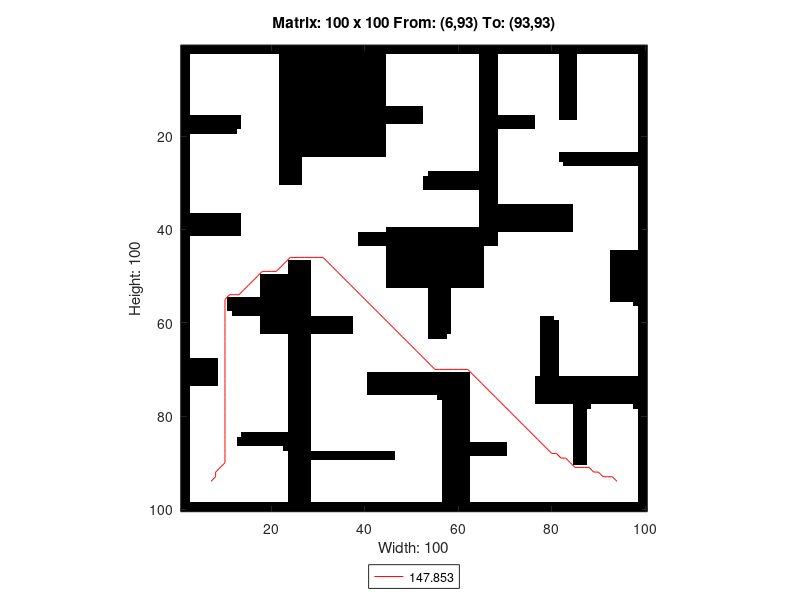

This figure's MATLAB source:
A=[0 0 0 0 0 0 0 0 0 0 0 0 0 0 0 0 0 0 0 0 0 0 0 0 0 0 0 0 0 0 0 0 0 0 0 0 0 0 0 0 0 0 0 0 0 0 0 0 0 0 0 0 0 0 0 0 0 0 0 0 0 0 0 0 0 0 0 0 0 0 0 0 0 0 0 0 0 0 0 0 0 0 0 0 0 0 0 0 0 0 0 0 0 0 0 0 0 0 0 0 ;
0 0 0 0 0 0 0 0 0 0 0 0 0 0 0 0 0 0 0 0 0 0 0 0 0 0 0 0 0 0 0 0 0 0 0 0 0 0 0 0 0 0 0 0 0 0 0 0 0 0 0 0 0 0 0 0 0 0 0 0 0 0 0 0 0 0 0 0 0 0 0 0 0 0 0 0 0 0 0 0 0 0 0 0 0 0 0 0 0 0 0 0 0 0 0 0 0 0 0 0 ;
0 0 1 1 1 1 1 1 1 1 1 1 1 1 1 1 1 1 1 1 1 0 0 0 0 0 0 0 0 0 0 0 0 0 0 0 0 0 0 0 0 0 0 0 1 1 1 1 1 1 1 1 1 1 1 1 1 1 1 1 1 1 1 1 0 0 0 0 1 1 1 1 1 1 1 1 1 1 1 1 1 0 0 0 0 1 1 1 1 1 1 1 1 1 1 1 1 1 0 0 ;
0 0 1 1 1 1 1 1 1 1 1 1 1 1 1 1 1 1 1 1 1 0 0 0 0 0 0 0 0 0 0 0 0 0 0 0 0 0 0 0 0 0 0 0 1 1 1 1 1 1 1 1 1 1 1 1 1 1 1 1 1 1 1 1 0 0 0 0 1 1 1 1 1 1 1 1 1 1 1 1 1 0 0 0 0 1 1 1 1 1 1 1 1 1 1 1 1 1 0 0 ;
0 0 1 1 1 1 1 1 1 1 1 1 1 1 1 1 1 1 1 1 1 0 0 0 0 0 0 0 0 0 0 0 0 0 0 0 0 0 0 0 0 0 0 0 1 1 1 1 1 1 1 1 1 1 1 1 1 1 1 1 1 1 1 1 0 0 0 0 1 1 1 1 1 1 1 1 1 1 1 1 1 0 0 0 0 1 1 1 1 1 1 1 1 1 1 1 1 1 0 0 ;
0 0 1 1 1 1 1 1 1 1 1 1 1 1 1 1 1 1 1 1 1 0 0 0 0 0 0 0 0 0 0 0 0 0 0 0 0 0 0 0 0 0 0 0 1 1 1 1 1 1 1 1 1 1 1 1 1 1 1 1 1 1 1 1 0 0 0 0 1 1 1 1 1 1 1 1 1 1 1 1 1 0 0 0 0 1 1 1 1 1 1 1 1 1 1 1 1 1 0 0 ;
0 0 1 1 1 1 1 1 1 1 1 1 1 1 1 1 1 1 1 1 1 0 0 0 0 0 0 0 0 0 0 0 0 0 0 0 0 0 0 0 0 0 0 0 1 1 1 1 1 1 1 1 1 1 1 1 1 1 1 1 1 1 1 1 0 0 0 0 1 1 1 1 1 1 1 1 1 1 1 1 1 0 0 0 0 1 1 1 1 1 1 1 1 1 1 1 1 1 0 0 ;
0 0 1 1 1 1 1 1 1 1 1 1 1 1 1 1 1 1 1 1 1 0 0 0 0 0 0 0 0 0 0 0 0 0 0 0 0 0 0 0 0 0 0 0 1 1 1 1 1 1 1 1 1 1 1 1 1 1 1 1 1 1 1 1 0 0 0 0 1 1 1 1 1 1 1 1 1 1 1 1 1 0 0 0 0 1 1 1 1 1 1 1 1 1 1 1 1 1 0 0 ;
0 0 1 1 1 1 1 1 1 1 1 1 1 1 1 1 1 1 1 1 1 0 0 0 0 0 0 0 0 0 0 0 0 0 0 0 0 0 0 0 0 0 0 0 1 1 1 1 1 1 1 1 1 1 1 1 1 1 1 1 1 1 1 1 0 0 0 0 1 1 1 1 1 1 1 1 1 1 1 1 1 0 0 0 0 1 1 1 1 1 1 1 1 1 1 1 1 1 0 0 ;
0 0 1 1 1 1 1 1 1 1 1 1 1 1 1 1 1 1 1 1 1 0 0 0 0 0 0 0 0 0 0 0 0 0 0 0 0 0 0 0 0 0 0 0 1 1 1 1 1 1 1 1 1 1 1 1 1 1 1 1 1 1 1 1 0 0 0 0 1 1 1 1 1 1 1 1 1 1 1 1 1 0 0 0 0 1 1 1 1 1 1 1 1 1 1 1 1 1 0 0 ;
0 0 1 1 1 1 1 1 1 1 1 1 1 1 1 1 1 1 1 1 1 0 0 0 0 0 0 0 0 0 0 0 0 0 0 0 0 0 0 0 0 0 0 0 1 1 1 1 1 1 1 1 1 1 1 1 1 1 1 1 1 1 1 1 0 0 0 0 1 1 1 1 1 1 1 1 1 1 1 1 1 0 0 0 0 1 1 1 1 1 1 1 1 1 1 1 1 1 0 0 ;
0 0 1 1 1 1 1 1 1 1 1 1 1 1 1 1 1 1 1 1 1 0 0 0 0 0 0 0 0 0 0 0 0 0 0 0 0 0 0 0 0 0 0 0 1 1 1 1 1 1 1 1 1 1 1 1 1 1 1 1 1 1 1 1 0 0 0 0 1 1 1 1 1 1 1 1 1 1 1 1 1 0 0 0 0 1 1 1 1 1 1 1 1 1 1 1 1 1 0 0 ;
0 0 1 1 1 1 1 1 1 1 1 1 1 1 1 1 1 1 1 1 1 0 0 0 0 0 0 0 0 0 0 0 0 0 0 0 0 0 0 0 0 0 0 0 1 1 1 1 1 1 1 1 1 1 1 1 1 1 1 1 1 1 1 1 0 0 0 0 1 1 1 1 1 1 1 1 1 1 1 1 1 0 0 0 0 1 1 1 1 1 1 1 1 1 1 1 1 1 0 0 ;
0 0 1 1 1 1 1 1 1 1 1 1 1 1 1 1 1 1 1 1 1 0 0 0 0 0 0 0 0 0 0 0 0 0 0 0 0 0 0 0 0 0 0 0 0 0 0 0 0 0 0 0 1 1 1 1 1 1 1 1 1 1 1 1 0 0 0 0 1 1 1 1 1 1 1 1 1 1 1 1 1 0 0 0 0 1 1 1 1 1 1 1 1 1 1 1 1 1 0 0 ;
0 0 1 1 1 1 1 1 1 1 1 1 1 1 1 1 1 1 1 1 1 0 0 0 0 0 0 0 0 0 0 0 0 0 0 0 0 0 0 0 0 0 0 0 0 0 0 0 0 0 0 0 1 1 1 1 1 1 1 1 1 1 1 1 0 0 0 0 1 1 1 1 1 1 1 1 1 1 1 1 1 0 0 0 0 1 1 1 1 1 1 1 1 1 1 1 1 1 0 0 ;
0 0 0 0 0 0 0 0 0 0 0 0 0 1 1 1 1 1 1 1 1 0 0 0 0 0 0 0 0 0 0 0 0 0 0 0 0 0 0 0 0 0 0 0 0 0 0 0 0 0 0 0 1 1 1 1 1 1 1 1 1 1 1 1 0 0 0 0 0 0 0 0 0 0 0 0 1 1 1 1 1 0 0 0 0 1 1 1 1 1 1 1 1 1 1 1 1 1 0 0 ;
0 0 0 0 0 0 0 0 0 0 0 0 0 1 1 1 1 1 1 1 1 0 0 0 0 0 0 0 0 0 0 0 0 0 0 0 0 0 0 0 0 0 0 0 0 0 0 0 0 0 0 0 1 1 1 1 1 1 1 1 1 1 1 1 0 0 0 0 0 0 0 0 0 0 0 0 1 1 1 1 1 1 1 1 1 1 1 1 1 1 1 1 1 1 1 1 1 1 0 0 ;
0 0 0 0 0 0 0 0 0 0 0 0 0 1 1 1 1 1 1 1 1 0 0 0 0 0 0 0 0 0 0 0 0 0 0 0 0 0 0 0 0 0 0 0 1 1 1 1 1 1 1 1 1 1 1 1 1 1 1 1 1 1 1 1 0 0 0 0 0 0 0 0 0 0 0 0 1 1 1 1 1 1 1 1 1 1 1 1 1 1 1 1 1 1 1 1 1 1 0 0 ;
0 0 0 0 0 0 0 0 0 0 0 0 1 1 1 1 1 1 1 1 1 0 0 0 0 0 0 0 0 0 0 0 0 0 0 0 0 0 0 0 0 0 0 0 1 1 1 1 1 1 1 1 1 1 1 1 1 1 1 1 1 1 1 1 0 0 0 0 1 1 1 1 1 1 1 1 1 1 1 1 1 1 1 1 1 1 1 1 1 1 1 1 1 1 1 1 1 1 0 0 ;
0 0 1 1 1 1 1 1 1 1 1 1 1 1 1 1 1 1 1 1 1 0 0 0 0 0 0 0 0 0 0 0 0 0 0 0 0 0 0 0 0 0 0 0 1 1 1 1 1 1 1 1 1 1 1 1 1 1 1 1 1 1 1 1 0 0 0 0 1 1 1 1 1 1 1 1 1 1 1 1 1 1 1 1 1 1 1 1 1 1 1 1 1 1 1 1 1 1 0 0 ;
0 0 1 1 1 1 1 1 1 1 1 1 1 1 1 1 1 1 1 1 1 0 0 0 0 0 0 0 0 0 0 0 0 0 0 0 0 0 0 0 0 0 0 0 1 1 1 1 1 1 1 1 1 1 1 1 1 1 1 1 1 1 1 1 0 0 0 0 1 1 1 1 1 1 1 1 1 1 1 1 1 1 1 1 1 1 1 1 1 1 1 1 1 1 1 1 1 1 0 0 ;
0 0 1 1 1 1 1 1 1 1 1 1 1 1 1 1 1 1 1 1 1 0 0 0 0 0 0 0 0 0 0 0 0 0 0 0 0 0 0 0 0 0 0 0 1 1 1 1 1 1 1 1 1 1 1 1 1 1 1 1 1 1 1 1 0 0 0 0 1 1 1 1 1 1 1 1 1 1 1 1 1 1 1 1 1 1 1 1 1 1 1 1 1 1 1 1 1 1 0 0 ;
0 0 1 1 1 1 1 1 1 1 1 1 1 1 1 1 1 1 1 1 1 0 0 0 0 0 0 0 0 0 0 0 0 0 0 0 0 0 0 0 0 0 0 0 1 1 1 1 1 1 1 1 1 1 1 1 1 1 1 1 1 1 1 1 0 0 0 0 1 1 1 1 1 1 1 1 1 1 1 1 1 1 1 1 1 1 1 1 1 1 1 1 1 1 1 1 1 1 0 0 ;
0 0 1 1 1 1 1 1 1 1 1 1 1 1 1 1 1 1 1 1 1 0 0 0 0 0 0 0 0 0 0 0 0 0 0 0 0 0 0 0 0 0 0 0 1 1 1 1 1 1 1 1 1 1 1 1 1 1 1 1 1 1 1 1 0 0 0 0 1 1 1 1 1 1 1 1 1 1 1 1 1 0 0 0 0 0 0 0 0 0 0 0 0 0 0 0 0 0 0 0 ;
0 0 1 1 1 1 1 1 1 1 1 1 1 1 1 1 1 1 1 1 1 0 0 0 0 0 1 1 1 1 1 1 1 1 1 1 1 1 1 1 1 1 1 1 1 1 1 1 1 1 1 1 1 1 1 1 1 1 1 1 1 1 1 1 0 0 0 0 1 1 1 1 1 1 1 1 1 1 1 1 1 0 0 0 0 0 0 0 0 0 0 0 0 0 0 0 0 0 0 0 ;
0 0 1 1 1 1 1 1 1 1 1 1 1 1 1 1 1 1 1 1 1 0 0 0 0 0 1 1 1 1 1 1 1 1 1 1 1 1 1 1 1 1 1 1 1 1 1 1 1 1 1 1 1 1 1 1 1 1 1 1 1 1 1 1 0 0 0 0 1 1 1 1 1 1 1 1 1 1 1 1 1 1 0 0 0 0 0 0 0 0 0 0 0 0 0 0 0 0 0 0 ;
0 0 1 1 1 1 1 1 1 1 1 1 1 1 1 1 1 1 1 1 1 0 0 0 0 0 1 1 1 1 1 1 1 1 1 1 1 1 1 1 1 1 1 1 1 1 1 1 1 1 1 1 1 1 1 1 1 1 1 1 1 1 1 1 0 0 0 0 1 1 1 1 1 1 1 1 1 1 1 1 1 1 1 1 1 1 1 1 1 1 1 1 1 1 1 1 1 1 0 0 ;
0 0 1 1 1 1 1 1 1 1 1 1 1 1 1 1 1 1 1 1 1 0 0 0 0 0 1 1 1 1 1 1 1 1 1 1 1 1 1 1 1 1 1 1 1 1 1 1 1 1 1 1 1 0 0 0 0 0 0 0 0 0 0 0 0 0 0 0 1 1 1 1 1 1 1 1 1 1 1 1 1 1 1 1 1 1 1 1 1 1 1 1 1 1 1 1 1 1 0 0 ;
0 0 1 1 1 1 1 1 1 1 1 1 1 1 1 1 1 1 1 1 1 0 0 0 0 0 1 1 1 1 1 1 1 1 1 1 1 1 1 1 1 1 1 1 1 1 1 1 1 1 1 1 0 0 0 0 0 0 0 0 0 0 0 0 0 0 0 0 1 1 1 1 1 1 1 1 1 1 1 1 1 1 1 1 1 1 1 1 1 1 1 1 1 1 1 1 1 1 0 0 ;
0 0 1 1 1 1 1 1 1 1 1 1 1 1 1 1 1 1 1 1 1 0 0 0 0 0 1 1 1 1 1 1 1 1 1 1 1 1 1 1 1 1 1 1 1 1 1 1 1 1 1 1 0 0 0 0 0 0 0 0 0 0 0 0 0 0 0 0 1 1 1 1 1 1 1 1 1 1 1 1 1 1 1 1 1 1 1 1 1 1 1 1 1 1 1 1 1 1 0 0 ;
0 0 1 1 1 1 1 1 1 1 1 1 1 1 1 1 1 1 1 1 1 1 1 1 1 1 1 1 1 1 1 1 1 1 1 1 1 1 1 1 1 1 1 1 1 1 1 1 1 1 1 1 0 0 0 0 0 0 0 0 0 0 0 0 0 0 0 0 1 1 1 1 1 1 1 1 1 1 1 1 1 1 1 1 1 1 1 1 1 1 1 1 1 1 1 1 1 1 0 0 ;
0 0 1 1 1 1 1 1 1 1 1 1 1 1 1 1 1 1 1 1 1 1 1 1 1 1 1 1 1 1 1 1 1 1 1 1 1 1 1 1 1 1 1 1 1 1 1 1 1 1 1 1 1 1 1 1 1 1 1 1 1 1 1 1 0 0 0 0 1 1 1 1 1 1 1 1 1 1 1 1 1 1 1 1 1 1 1 1 1 1 1 1 1 1 1 1 1 1 0 0 ;
0 0 1 1 1 1 1 1 1 1 1 1 1 1 1 1 1 1 1 1 1 1 1 1 1 1 1 1 1 1 1 1 1 1 1 1 1 1 1 1 1 1 1 1 1 1 1 1 1 1 1 1 1 1 1 1 1 1 1 1 1 1 1 1 0 0 0 0 1 1 1 1 1 1 1 1 1 1 1 1 1 1 1 1 1 1 1 1 1 1 1 1 1 1 1 1 1 1 0 0 ;
0 0 1 1 1 1 1 1 1 1 1 1 1 1 1 1 1 1 1 1 1 1 1 1 1 1 1 1 1 1 1 1 1 1 1 1 1 1 1 1 1 1 1 1 1 1 1 1 1 1 1 1 1 1 1 1 1 1 1 1 1 1 1 1 0 0 0 0 1 1 1 1 1 1 1 1 1 1 1 1 1 1 1 1 1 1 1 1 1 1 1 1 1 1 1 1 1 1 0 0 ;
0 0 1 1 1 1 1 1 1 1 1 1 1 1 1 1 1 1 1 1 1 1 1 1 1 1 1 1 1 1 1 1 1 1 1 1 1 1 1 1 1 1 1 1 1 1 1 1 1 1 1 1 1 1 1 1 1 1 1 1 1 1 1 1 0 0 0 0 0 0 0 0 0 0 0 0 0 0 0 0 0 0 0 0 1 1 1 1 1 1 1 1 1 1 1 1 1 1 0 0 ;
0 0 1 1 1 1 1 1 1 1 1 1 1 1 1 1 1 1 1 1 1 1 1 1 1 1 1 1 1 1 1 1 1 1 1 1 1 1 1 1 1 1 1 1 1 1 1 1 1 1 1 1 1 1 1 1 1 1 1 1 1 1 1 1 0 0 0 0 0 0 0 0 0 0 0 0 0 0 0 0 0 0 0 0 1 1 1 1 1 1 1 1 1 1 1 1 1 1 0 0 ;
0 0 0 0 0 0 0 0 0 0 0 0 0 1 1 1 1 1 1 1 1 1 1 1 1 1 1 1 1 1 1 1 1 1 1 1 1 1 1 1 1 1 1 1 1 1 1 1 1 1 1 1 1 1 1 1 1 1 1 1 1 1 1 1 0 0 0 0 0 0 0 0 0 0 0 0 0 0 0 0 0 0 0 0 1 1 1 1 1 1 1 1 1 1 1 1 1 1 0 0 ;
0 0 0 0 0 0 0 0 0 0 0 0 0 1 1 1 1 1 1 1 1 1 1 1 1 1 1 1 1 1 1 1 1 1 1 1 1 1 1 1 1 1 1 1 1 1 1 1 1 1 1 1 1 1 1 1 1 1 1 1 1 1 1 1 0 0 0 0 0 0 0 0 0 0 0 0 0 0 0 0 0 0 0 0 1 1 1 1 1 1 1 1 1 1 1 1 1 1 0 0 ;
0 0 0 0 0 0 0 0 0 0 0 0 0 1 1 1 1 1 1 1 1 1 1 1 1 1 1 1 1 1 1 1 1 1 1 1 1 1 1 1 1 1 1 1 1 1 1 1 1 1 1 1 1 1 1 1 1 1 1 1 1 1 1 1 0 0 0 0 0 0 0 0 0 0 0 0 0 0 0 0 0 0 0 0 1 1 1 1 1 1 1 1 1 1 1 1 1 1 0 0 ;
0 0 0 0 0 0 0 0 0 0 0 0 0 1 1 1 1 1 1 1 1 1 1 1 1 1 1 1 1 1 1 1 1 1 1 1 1 1 1 1 1 1 1 1 0 0 0 0 0 0 0 0 0 0 0 0 0 0 0 0 0 0 0 0 0 0 0 0 0 0 0 0 0 0 0 0 0 0 0 0 0 0 0 0 1 1 1 1 1 1 1 1 1 1 1 1 1 1 0 0 ;
0 0 0 0 0 0 0 0 0 0 0 0 0 1 1 1 1 1 1 1 1 1 1 1 1 1 1 1 1 1 1 1 1 1 1 1 1 1 0 0 0 0 0 0 0 0 0 0 0 0 0 0 0 0 0 0 0 0 0 0 0 0 0 0 0 0 0 0 1 1 1 1 1 1 1 1 1 1 1 1 1 1 1 1 1 1 1 1 1 1 1 1 1 1 1 1 1 1 0 0 ;
0 0 1 1 1 1 1 1 1 1 1 1 1 1 1 1 1 1 1 1 1 1 1 1 1 1 1 1 1 1 1 1 1 1 1 1 1 1 0 0 0 0 0 0 0 0 0 0 0 0 0 0 0 0 0 0 0 0 0 0 0 0 0 0 0 0 0 0 1 1 1 1 1 1 1 1 1 1 1 1 1 1 1 1 1 1 1 1 1 1 1 1 1 1 1 1 1 1 0 0 ;
0 0 1 1 1 1 1 1 1 1 1 1 1 1 1 1 1 1 1 1 1 1 1 1 1 1 1 1 1 1 1 1 1 1 1 1 1 1 0 0 0 0 0 0 0 0 0 0 0 0 0 0 0 0 0 0 0 0 0 0 0 0 0 0 0 0 0 0 1 1 1 1 1 1 1 1 1 1 1 1 1 1 1 1 1 1 1 1 1 1 1 1 1 1 1 1 1 1 0 0 ;
0 0 1 1 1 1 1 1 1 1 1 1 1 1 1 1 1 1 1 1 1 1 1 1 1 1 1 1 1 1 1 1 1 1 1 1 1 1 1 1 1 1 1 1 0 0 0 0 0 0 0 0 0 0 0 0 0 0 0 0 0 0 0 0 0 1 1 1 1 1 1 1 1 1 1 1 1 1 1 1 1 1 1 1 1 1 1 1 1 1 1 1 1 1 1 1 1 1 0 0 ;
0 0 1 1 1 1 1 1 1 1 1 1 1 1 1 1 1 1 1 1 1 1 1 1 1 1 1 1 1 1 1 1 1 1 1 1 1 1 1 1 1 1 1 1 0 0 0 0 0 0 0 0 0 0 0 0 0 0 0 0 0 0 0 0 0 1 1 1 1 1 1 1 1 1 1 1 1 1 1 1 1 1 1 1 1 1 1 1 1 1 1 1 0 0 0 0 0 0 0 0 ;
0 0 1 1 1 1 1 1 1 1 1 1 1 1 1 1 1 1 1 1 1 1 1 1 1 1 1 1 1 1 1 1 1 1 1 1 1 1 1 1 1 1 1 1 0 0 0 0 0 0 0 0 0 0 0 0 0 0 0 0 0 0 0 0 0 1 1 1 1 1 1 1 1 1 1 1 1 1 1 1 1 1 1 1 1 1 1 1 1 1 1 1 0 0 0 0 0 0 0 0 ;
0 0 1 1 1 1 1 1 1 1 1 1 1 1 1 1 1 1 1 1 1 1 1 0 0 0 0 0 1 1 1 1 1 1 1 1 1 1 1 1 1 1 1 1 0 0 0 0 0 0 0 0 0 0 0 0 0 0 0 0 0 0 0 0 0 1 1 1 1 1 1 1 1 1 1 1 1 1 1 1 1 1 1 1 1 1 1 1 1 1 1 1 0 0 0 0 0 0 0 0 ;
0 0 1 1 1 1 1 1 1 1 1 1 1 1 1 1 1 1 1 1 1 1 1 0 0 0 0 0 1 1 1 1 1 1 1 1 1 1 1 1 1 1 1 1 0 0 0 0 0 0 0 0 0 0 0 0 0 0 0 0 0 0 0 0 0 1 1 1 1 1 1 1 1 1 1 1 1 1 1 1 1 1 1 1 1 1 1 1 1 1 1 1 0 0 0 0 0 0 0 0 ;
0 0 1 1 1 1 1 1 1 1 1 1 1 1 1 1 1 1 1 1 1 1 1 0 0 0 0 0 1 1 1 1 1 1 1 1 1 1 1 1 1 1 1 1 0 0 0 0 0 0 0 0 0 0 0 0 0 0 0 0 0 0 0 0 0 1 1 1 1 1 1 1 1 1 1 1 1 1 1 1 1 1 1 1 1 1 1 1 1 1 1 1 0 0 0 0 0 0 0 0 ;
0 0 1 1 1 1 1 1 1 1 1 1 1 1 1 1 1 0 0 0 0 0 0 0 0 0 0 0 1 1 1 1 1 1 1 1 1 1 1 1 1 1 1 1 0 0 0 0 0 0 0 0 0 0 0 0 0 0 0 0 0 0 0 0 0 1 1 1 1 1 1 1 1 1 1 1 1 1 1 1 1 1 1 1 1 1 1 1 1 1 1 1 0 0 0 0 0 0 0 0 ;
0 0 1 1 1 1 1 1 1 1 1 1 1 1 1 1 1 0 0 0 0 0 0 0 0 0 0 0 1 1 1 1 1 1 1 1 1 1 1 1 1 1 1 1 0 0 0 0 0 0 0 0 0 0 0 0 0 0 0 0 0 0 0 0 0 1 1 1 1 1 1 1 1 1 1 1 1 1 1 1 1 1 1 1 1 1 1 1 1 1 1 1 0 0 0 0 0 0 0 0 ;
0 0 1 1 1 1 1 1 1 1 1 1 1 1 1 1 1 0 0 0 0 0 0 0 0 0 0 0 1 1 1 1 1 1 1 1 1 1 1 1 1 1 1 1 0 0 0 0 0 0 0 0 0 0 0 0 0 0 0 0 0 0 0 0 0 1 1 1 1 1 1 1 1 1 1 1 1 1 1 1 1 1 1 1 1 1 1 1 1 1 1 1 0 0 0 0 0 0 0 0 ;
0 0 1 1 1 1 1 1 1 1 1 1 1 1 1 1 1 0 0 0 0 0 0 0 0 0 0 0 1 1 1 1 1 1 1 1 1 1 1 1 1 1 1 1 1 1 1 1 1 1 1 1 1 0 0 0 0 0 1 1 1 1 1 1 1 1 1 1 1 1 1 1 1 1 1 1 1 1 1 1 1 1 1 1 1 1 1 1 1 1 1 1 0 0 0 0 0 0 0 0 ;
0 0 1 1 1 1 1 1 1 1 1 1 1 1 1 1 1 0 0 0 0 0 0 0 0 0 0 0 1 1 1 1 1 1 1 1 1 1 1 1 1 1 1 1 1 1 1 1 1 1 1 1 1 0 0 0 0 0 1 1 1 1 1 1 1 1 1 1 1 1 1 1 1 1 1 1 1 1 1 1 1 1 1 1 1 1 1 1 1 1 1 1 0 0 0 0 0 0 0 0 ;
0 0 1 1 1 1 1 1 1 1 0 0 0 0 0 0 0 0 0 0 0 0 0 0 0 0 0 0 1 1 1 1 1 1 1 1 1 1 1 1 1 1 1 1 1 1 1 1 1 1 1 1 1 0 0 0 0 0 1 1 1 1 1 1 1 1 1 1 1 1 1 1 1 1 1 1 1 1 1 1 1 1 1 1 1 1 1 1 1 1 1 1 0 0 0 0 0 0 0 0 ;
0 0 1 1 1 1 1 1 1 1 0 0 0 0 0 0 0 0 0 0 0 0 0 0 0 0 0 0 1 1 1 1 1 1 1 1 1 1 1 1 1 1 1 1 1 1 1 1 1 1 1 1 1 0 0 0 0 0 1 1 1 1 1 1 1 1 1 1 1 1 1 1 1 1 1 1 1 1 1 1 1 1 1 1 1 1 1 1 1 1 1 1 1 1 1 1 1 0 0 0 ;
0 0 1 1 1 1 1 1 1 1 0 0 0 0 0 0 0 0 0 0 0 0 0 0 0 0 0 0 1 1 1 1 1 1 1 1 1 1 1 1 1 1 1 1 1 1 1 1 1 1 1 1 1 0 0 0 0 0 1 1 1 1 1 1 1 1 1 1 1 1 1 1 1 1 1 1 1 1 1 1 1 1 1 1 1 1 1 1 1 1 1 1 1 1 1 1 1 1 0 0 ;
0 0 1 1 1 1 1 1 1 1 1 0 0 0 0 0 0 0 0 0 0 0 0 0 0 0 0 0 1 1 1 1 1 1 1 1 1 1 1 1 1 1 1 1 1 1 1 1 1 1 1 1 1 0 0 0 0 0 1 1 1 1 1 1 1 1 1 1 1 1 1 1 1 1 1 1 1 1 1 1 1 1 1 1 1 1 1 1 1 1 1 1 1 1 1 1 1 1 0 0 ;
0 0 1 1 1 1 1 1 1 1 1 1 1 1 1 1 1 0 0 0 0 0 0 0 0 0 0 0 0 0 0 0 0 0 0 0 0 1 1 1 1 1 1 1 1 1 1 1 1 1 1 1 1 0 0 0 0 0 1 1 1 1 1 1 1 1 1 1 1 1 1 1 1 1 1 1 1 0 0 0 1 1 1 1 1 1 1 1 1 1 1 1 1 1 1 1 1 1 0 0 ;
0 0 1 1 1 1 1 1 1 1 1 1 1 1 1 1 1 0 0 0 0 0 0 0 0 0 0 0 0 0 0 0 0 0 0 0 0 1 1 1 1 1 1 1 1 1 1 1 1 1 1 1 1 0 0 0 0 0 1 1 1 1 1 1 1 1 1 1 1 1 1 1 1 1 1 1 1 0 0 0 0 1 1 1 1 1 1 1 1 1 1 1 1 1 1 1 1 1 0 0 ;
0 0 1 1 1 1 1 1 1 1 1 1 1 1 1 1 1 0 0 0 0 0 0 0 0 0 0 0 0 0 0 0 0 0 0 0 0 1 1 1 1 1 1 1 1 1 1 1 1 1 1 1 1 0 0 0 0 0 1 1 1 1 1 1 1 1 1 1 1 1 1 1 1 1 1 1 1 0 0 0 0 1 1 1 1 1 1 1 1 1 1 1 1 1 1 1 1 1 0 0 ;
0 0 1 1 1 1 1 1 1 1 1 1 1 1 1 1 1 0 0 0 0 0 0 0 0 0 0 0 0 0 0 0 0 0 0 0 0 1 1 1 1 1 1 1 1 1 1 1 1 1 1 1 1 0 0 0 0 0 1 1 1 1 1 1 1 1 1 1 1 1 1 1 1 1 1 1 1 0 0 0 0 1 1 1 1 1 1 1 1 1 1 1 1 1 1 1 1 1 0 0 ;
0 0 1 1 1 1 1 1 1 1 1 1 1 1 1 1 1 1 1 1 1 1 1 0 0 0 0 0 1 1 1 1 1 1 1 1 1 1 1 1 1 1 1 1 1 1 1 1 1 1 1 1 1 0 0 0 0 1 1 1 1 1 1 1 1 1 1 1 1 1 1 1 1 1 1 1 1 0 0 0 0 1 1 1 1 1 1 1 1 1 1 1 1 1 1 1 1 1 0 0 ;
0 0 1 1 1 1 1 1 1 1 1 1 1 1 1 1 1 1 1 1 1 1 1 0 0 0 0 0 1 1 1 1 1 1 1 1 1 1 1 1 1 1 1 1 1 1 1 1 1 1 1 1 1 1 1 1 1 1 1 1 1 1 1 1 1 1 1 1 1 1 1 1 1 1 1 1 1 0 0 0 0 1 1 1 1 1 1 1 1 1 1 1 1 1 1 1 1 1 0 0 ;
0 0 1 1 1 1 1 1 1 1 1 1 1 1 1 1 1 1 1 1 1 1 1 0 0 0 0 0 1 1 1 1 1 1 1 1 1 1 1 1 1 1 1 1 1 1 1 1 1 1 1 1 1 1 1 1 1 1 1 1 1 1 1 1 1 1 1 1 1 1 1 1 1 1 1 1 1 0 0 0 0 1 1 1 1 1 1 1 1 1 1 1 1 1 1 1 1 1 0 0 ;
0 0 1 1 1 1 1 1 1 1 1 1 1 1 1 1 1 1 1 1 1 1 1 0 0 0 0 0 1 1 1 1 1 1 1 1 1 1 1 1 1 1 1 1 1 1 1 1 1 1 1 1 1 1 1 1 1 1 1 1 1 1 1 1 1 1 1 1 1 1 1 1 1 1 1 1 1 0 0 0 0 1 1 1 1 1 1 1 1 1 1 1 1 1 1 1 1 1 0 0 ;
0 0 1 1 1 1 1 1 1 1 1 1 1 1 1 1 1 1 1 1 1 1 1 0 0 0 0 0 1 1 1 1 1 1 1 1 1 1 1 1 1 1 1 1 1 1 1 1 1 1 1 1 1 1 1 1 1 1 1 1 1 1 1 1 1 1 1 1 1 1 1 1 1 1 1 1 1 0 0 0 0 1 1 1 1 1 1 1 1 1 1 1 1 1 1 1 1 1 0 0 ;
0 0 0 0 0 0 0 0 1 1 1 1 1 1 1 1 1 1 1 1 1 1 1 0 0 0 0 0 1 1 1 1 1 1 1 1 1 1 1 1 1 1 1 1 1 1 1 1 1 1 1 1 1 1 1 1 1 1 1 1 1 1 1 1 1 1 1 1 1 1 1 1 1 1 1 1 1 0 0 0 0 1 1 1 1 1 1 1 1 1 1 1 1 1 1 1 1 1 0 0 ;
0 0 0 0 0 0 0 0 1 1 1 1 1 1 1 1 1 1 1 1 1 1 1 0 0 0 0 0 1 1 1 1 1 1 1 1 1 1 1 1 1 1 1 1 1 1 1 1 1 1 1 1 1 1 1 1 1 1 1 1 1 1 1 1 1 1 1 1 1 1 1 1 1 1 1 1 1 0 0 0 0 1 1 1 1 1 1 1 1 1 1 1 1 1 1 1 1 1 0 0 ;
0 0 0 0 0 0 0 0 1 1 1 1 1 1 1 1 1 1 1 1 1 1 1 0 0 0 0 0 1 1 1 1 1 1 1 1 1 1 1 1 1 1 1 1 1 1 1 1 1 1 1 1 1 1 1 1 1 1 1 1 1 1 1 1 1 1 1 1 1 1 1 1 1 1 1 1 1 0 0 0 0 1 1 1 1 1 1 1 1 1 1 1 1 1 1 1 1 1 0 0 ;
0 0 0 0 0 0 0 0 1 1 1 1 1 1 1 1 1 1 1 1 1 1 1 0 0 0 0 0 1 1 1 1 1 1 1 1 1 1 1 1 0 0 0 0 0 0 0 0 0 0 0 0 0 0 0 0 0 0 0 0 0 0 1 1 1 1 1 1 1 1 1 1 1 1 1 1 1 0 0 0 0 1 1 1 1 1 1 1 1 1 1 1 1 1 1 1 1 1 0 0 ;
0 0 0 0 0 0 0 0 1 1 1 1 1 1 1 1 1 1 1 1 1 1 1 0 0 0 0 0 1 1 1 1 1 1 1 1 1 1 1 1 0 0 0 0 0 0 0 0 0 0 0 0 0 0 0 0 0 0 0 0 0 0 1 1 1 1 1 1 1 1 1 1 1 1 1 1 0 0 0 0 0 0 0 0 0 0 0 0 0 0 0 0 0 0 0 0 0 0 0 0 ;
0 0 0 0 0 0 0 0 1 1 1 1 1 1 1 1 1 1 1 1 1 1 1 0 0 0 0 0 1 1 1 1 1 1 1 1 1 1 1 1 0 0 0 0 0 0 0 0 0 0 0 0 0 0 0 0 0 0 0 0 0 0 1 1 1 1 1 1 1 1 1 1 1 1 1 1 0 0 0 0 0 0 0 0 0 0 0 0 0 0 0 0 0 0 0 0 0 0 0 0 ;
0 0 1 1 1 1 1 1 1 1 1 1 1 1 1 1 1 1 1 1 1 1 1 0 0 0 0 0 1 1 1 1 1 1 1 1 1 1 1 1 0 0 0 0 0 0 0 0 0 0 0 0 0 0 0 0 0 0 0 0 0 0 1 1 1 1 1 1 1 1 1 1 1 1 1 1 0 0 0 0 0 0 0 0 0 0 0 0 0 0 0 0 0 0 0 0 0 0 0 0 ;
0 0 1 1 1 1 1 1 1 1 1 1 1 1 1 1 1 1 1 1 1 1 1 0 0 0 0 0 1 1 1 1 1 1 1 1 1 1 1 1 0 0 0 0 0 0 0 0 0 0 0 0 0 0 0 0 0 0 0 0 0 0 1 1 1 1 1 1 1 1 1 1 1 1 1 1 0 0 0 0 0 0 0 0 0 0 0 0 0 0 0 0 0 0 0 0 0 0 0 0 ;
0 0 1 1 1 1 1 1 1 1 1 1 1 1 1 1 1 1 1 1 1 1 1 0 0 0 0 0 1 1 1 1 1 1 1 1 1 1 1 1 1 1 1 1 1 1 1 1 1 1 1 1 1 1 1 0 0 0 0 0 0 0 1 1 1 1 1 1 1 1 1 1 1 1 1 1 0 0 0 0 0 0 0 0 0 0 0 0 0 0 0 0 0 0 0 0 0 0 0 0 ;
0 0 1 1 1 1 1 1 1 1 1 1 1 1 1 1 1 1 1 1 1 1 1 0 0 0 0 0 1 1 1 1 1 1 1 1 1 1 1 1 1 1 1 1 1 1 1 1 1 1 1 1 1 1 1 1 0 0 0 0 0 0 1 1 1 1 1 1 1 1 1 1 1 1 1 1 0 0 0 0 0 0 0 0 0 0 0 0 0 0 0 0 0 0 0 0 0 0 0 0 ;
0 0 1 1 1 1 1 1 1 1 1 1 1 1 1 1 1 1 1 1 1 1 1 0 0 0 0 0 1 1 1 1 1 1 1 1 1 1 1 1 1 1 1 1 1 1 1 1 1 1 1 1 1 1 1 1 0 0 0 0 0 0 1 1 1 1 1 1 1 1 1 1 1 1 1 1 1 1 1 1 1 1 1 1 0 0 0 0 1 1 1 1 1 1 1 1 1 0 0 0 ;
0 0 1 1 1 1 1 1 1 1 1 1 1 1 1 1 1 1 1 1 1 1 1 0 0 0 0 0 1 1 1 1 1 1 1 1 1 1 1 1 1 1 1 1 1 1 1 1 1 1 1 1 1 1 1 1 0 0 0 0 0 0 1 1 1 1 1 1 1 1 1 1 1 1 1 1 1 1 1 1 1 1 1 1 0 0 0 1 1 1 1 1 1 1 1 1 1 1 0 0 ;
0 0 1 1 1 1 1 1 1 1 1 1 1 1 1 1 1 1 1 1 1 1 1 0 0 0 0 0 1 1 1 1 1 1 1 1 1 1 1 1 1 1 1 1 1 1 1 1 1 1 1 1 1 1 1 1 0 0 0 0 0 0 1 1 1 1 1 1 1 1 1 1 1 1 1 1 1 1 1 1 1 1 1 1 0 0 0 1 1 1 1 1 1 1 1 1 1 1 0 0 ;
0 0 1 1 1 1 1 1 1 1 1 1 1 1 1 1 1 1 1 1 1 1 1 0 0 0 0 0 1 1 1 1 1 1 1 1 1 1 1 1 1 1 1 1 1 1 1 1 1 1 1 1 1 1 1 1 0 0 0 0 0 0 1 1 1 1 1 1 1 1 1 1 1 1 1 1 1 1 1 1 1 1 1 1 0 0 0 1 1 1 1 1 1 1 1 1 1 1 0 0 ;
0 0 1 1 1 1 1 1 1 1 1 1 1 1 1 1 1 1 1 1 1 1 1 0 0 0 0 0 1 1 1 1 1 1 1 1 1 1 1 1 1 1 1 1 1 1 1 1 1 1 1 1 1 1 1 1 0 0 0 0 0 0 1 1 1 1 1 1 1 1 1 1 1 1 1 1 1 1 1 1 1 1 1 1 0 0 0 1 1 1 1 1 1 1 1 1 1 1 0 0 ;
0 0 1 1 1 1 1 1 1 1 1 1 1 1 1 1 1 1 1 1 1 1 1 0 0 0 0 0 1 1 1 1 1 1 1 1 1 1 1 1 1 1 1 1 1 1 1 1 1 1 1 1 1 1 1 1 0 0 0 0 0 0 1 1 1 1 1 1 1 1 1 1 1 1 1 1 1 1 1 1 1 1 1 1 0 0 0 1 1 1 1 1 1 1 1 1 1 1 0 0 ;
0 0 1 1 1 1 1 1 1 1 1 1 1 0 0 0 0 0 0 0 0 0 0 0 0 0 0 0 1 1 1 1 1 1 1 1 1 1 1 1 1 1 1 1 1 1 1 1 1 1 1 1 1 1 1 1 0 0 0 0 0 0 1 1 1 1 1 1 1 1 1 1 1 1 1 1 1 1 1 1 1 1 1 1 0 0 0 1 1 1 1 1 1 1 1 1 1 1 0 0 ;
0 0 1 1 1 1 1 1 1 1 1 1 0 0 0 0 0 0 0 0 0 0 0 0 0 0 0 0 1 1 1 1 1 1 1 1 1 1 1 1 1 1 1 1 1 1 1 1 1 1 1 1 1 1 1 1 0 0 0 0 0 0 1 1 1 1 1 1 1 1 1 1 1 1 1 1 1 1 1 1 1 1 1 1 0 0 0 1 1 1 1 1 1 1 1 1 1 1 0 0 ;
0 0 1 1 1 1 1 1 1 1 1 1 0 0 0 0 0 0 0 0 0 0 0 0 0 0 0 0 1 1 1 1 1 1 1 1 1 1 1 1 1 1 1 1 1 1 1 1 1 1 1 1 1 1 1 1 0 0 0 0 0 0 0 0 0 0 0 0 0 0 1 1 1 1 1 1 1 1 1 1 1 1 1 1 0 0 0 1 1 1 1 1 1 1 1 1 1 1 0 0 ;
0 0 1 1 1 1 1 1 1 1 1 1 1 1 1 1 1 1 1 1 1 1 0 0 0 0 0 0 1 1 1 1 1 1 1 1 1 1 1 1 1 1 1 1 1 1 1 1 1 1 1 1 1 1 1 1 0 0 0 0 0 0 0 0 0 0 0 0 0 0 1 1 1 1 1 1 1 1 1 1 1 1 1 1 0 0 0 1 1 1 1 1 1 1 1 1 1 1 0 0 ;
0 0 1 1 1 1 1 1 1 1 1 1 1 1 1 1 1 1 1 1 1 1 1 0 0 0 0 0 0 0 0 0 0 0 0 0 0 0 0 0 0 0 0 0 0 0 1 1 1 1 1 1 1 1 1 1 0 0 0 0 0 0 0 0 0 0 0 0 0 0 1 1 1 1 1 1 1 1 1 1 1 1 1 1 0 0 0 1 1 1 1 1 1 1 1 1 1 1 0 0 ;
0 0 1 1 1 1 1 1 1 1 1 1 1 1 1 1 1 1 1 1 1 1 1 0 0 0 0 0 0 0 0 0 0 0 0 0 0 0 0 0 0 0 0 0 0 0 1 1 1 1 1 1 1 1 1 1 0 0 0 0 0 0 1 1 1 1 1 1 1 1 1 1 1 1 1 1 1 1 1 1 1 1 1 1 0 0 0 1 1 1 1 1 1 1 1 1 1 1 0 0 ;
0 0 1 1 1 1 1 1 1 1 1 1 1 1 1 1 1 1 1 1 1 1 1 0 0 0 0 0 1 1 1 1 1 1 1 1 1 1 1 1 1 1 1 1 1 1 1 1 1 1 1 1 1 1 1 1 0 0 0 0 0 0 1 1 1 1 1 1 1 1 1 1 1 1 1 1 1 1 1 1 1 1 1 1 0 0 0 1 1 1 1 1 1 1 1 1 1 1 0 0 ;
0 0 1 1 1 1 1 1 1 1 1 1 1 1 1 1 1 1 1 1 1 1 1 0 0 0 0 0 1 1 1 1 1 1 1 1 1 1 1 1 1 1 1 1 1 1 1 1 1 1 1 1 1 1 1 1 0 0 0 0 0 0 1 1 1 1 1 1 1 1 1 1 1 1 1 1 1 1 1 1 1 1 1 1 1 1 1 1 1 1 1 1 1 1 1 1 1 1 0 0 ;
0 0 1 1 1 1 1 1 1 1 1 1 1 1 1 1 1 1 1 1 1 1 1 0 0 0 0 0 1 1 1 1 1 1 1 1 1 1 1 1 1 1 1 1 1 1 1 1 1 1 1 1 1 1 1 1 0 0 0 0 0 0 1 1 1 1 1 1 1 1 1 1 1 1 1 1 1 1 1 1 1 1 1 1 1 1 1 1 1 1 1 1 1 1 1 1 1 1 0 0 ;
0 0 1 1 1 1 1 1 1 1 1 1 1 1 1 1 1 1 1 1 1 1 1 0 0 0 0 0 1 1 1 1 1 1 1 1 1 1 1 1 1 1 1 1 1 1 1 1 1 1 1 1 1 1 1 1 0 0 0 0 0 0 1 1 1 1 1 1 1 1 1 1 1 1 1 1 1 1 1 1 1 1 1 1 1 1 1 1 1 1 1 1 1 1 1 1 1 1 0 0 ;
0 0 1 1 1 1 1 1 1 1 1 1 1 1 1 1 1 1 1 1 1 1 1 0 0 0 0 0 1 1 1 1 1 1 1 1 1 1 1 1 1 1 1 1 1 1 1 1 1 1 1 1 1 1 1 1 0 0 0 0 0 0 1 1 1 1 1 1 1 1 1 1 1 1 1 1 1 1 1 1 1 1 1 1 1 1 1 1 1 1 1 1 1 1 1 1 1 1 0 0 ;
0 0 1 1 1 1 1 1 1 1 1 1 1 1 1 1 1 1 1 1 1 1 1 0 0 0 0 0 1 1 1 1 1 1 1 1 1 1 1 1 1 1 1 1 1 1 1 1 1 1 1 1 1 1 1 1 0 0 0 0 0 0 1 1 1 1 1 1 1 1 1 1 1 1 1 1 1 1 1 1 1 1 1 1 1 1 1 1 1 1 1 1 1 1 1 1 1 1 0 0 ;
0 0 1 1 1 1 1 1 1 1 1 1 1 1 1 1 1 1 1 1 1 1 1 0 0 0 0 0 1 1 1 1 1 1 1 1 1 1 1 1 1 1 1 1 1 1 1 1 1 1 1 1 1 1 1 1 0 0 0 0 0 0 1 1 1 1 1 1 1 1 1 1 1 1 1 1 1 1 1 1 1 1 1 1 1 1 1 1 1 1 1 1 1 1 1 1 1 1 0 0 ;
0 0 1 1 1 1 1 1 1 1 1 1 1 1 1 1 1 1 1 1 1 1 1 0 0 0 0 0 1 1 1 1 1 1 1 1 1 1 1 1 1 1 1 1 1 1 1 1 1 1 1 1 1 1 1 1 0 0 0 0 0 0 1 1 1 1 1 1 1 1 1 1 1 1 1 1 1 1 1 1 1 1 1 1 1 1 1 1 1 1 1 1 1 1 1 1 1 1 0 0 ;
0 0 1 1 1 1 1 1 1 1 1 1 1 1 1 1 1 1 1 1 1 1 1 0 0 0 0 0 1 1 1 1 1 1 1 1 1 1 1 1 1 1 1 1 1 1 1 1 1 1 1 1 1 1 1 1 0 0 0 0 0 0 1 1 1 1 1 1 1 1 1 1 1 1 1 1 1 1 1 1 1 1 1 1 1 1 1 1 1 1 1 1 1 1 1 1 1 1 0 0 ;
0 0 0 0 0 0 0 0 0 0 0 0 0 0 0 0 0 0 0 0 0 0 0 0 0 0 0 0 0 0 0 0 0 0 0 0 0 0 0 0 0 0 0 0 0 0 0 0 0 0 0 0 0 0 0 0 0 0 0 0 0 0 0 0 0 0 0 0 0 0 0 0 0 0 0 0 0 0 0 0 0 0 0 0 0 0 0 0 0 0 0 0 0 0 0 0 0 0 0 0 ;
0 0 0 0 0 0 0 0 0 0 0 0 0 0 0 0 0 0 0 0 0 0 0 0 0 0 0 0 0 0 0 0 0 0 0 0 0 0 0 0 0 0 0 0 0 0 0 0 0 0 0 0 0 0 0 0 0 0 0 0 0 0 0 0 0 0 0 0 0 0 0 0 0 0 0 0 0 0 0 0 0 0 0 0 0 0 0 0 0 0 0 0 0 0 0 0 0 0 0 0 ;
];
imshow(A);
axis on
hold on
title('Matrix: 100 x 100 From: (6,93) To: (93,93)');
xlabel('Width: 100');
ylabel('Height: 100');
X=[94,94,93,92,91,90,89,88,87,86,85,84,83,82,81,80,79,78,77,76,75,74,73,72,71,70,69,68,67,66,65,64,63,62,61,60,59,58,57,56,55,54,53,52,51,50,49,48,47,46,45,44,43,42,41,40,39,38,37,36,35,34,33,32,31,30,29,28,27,26,25,24,23,22,21,20,19,18,17,16,15,14,13,12,11,10,10,10,10,10,10,10,10,10,10,10,10,10,10,10,10,10,10,10,10,10,10,10,10,10,10,10,10,10,10,10,10,10,10,10,10,9,8,8,7,7];
Y=-[-94,-94,-93,-93,-93,-92,-92,-91,-91,-91,-91,-90,-89,-89,-88,-88,-87,-86,-85,-84,-83,-82,-81,-80,-79,-78,-77,-76,-75,-74,-73,-72,-71,-70,-70,-70,-70,-70,-70,-70,-70,-69,-68,-67,-66,-65,-64,-63,-62,-61,-60,-59,-58,-57,-56,-55,-54,-53,-52,-51,-50,-49,-48,-47,-46,-46,-46,-46,-46,-46,-46,-46,-47,-48,-49,-49,-49,-49,-50,-51,-52,-53,-54,-54,-54,-55,-56,-57,-58,-59,-60,-61,-62,-63,-64,-65,-66,-67,-68,-69,-70,-71,-72,-73,-74,-75,-76,-77,-78,-79,-80,-81,-82,-83,-84,-85,-86,-87,-88,-89,-90,-91,-92,-93,-94,-94];
hold on;
plot(X,Y,'r');
legend('147.853','Location','southoutside');
